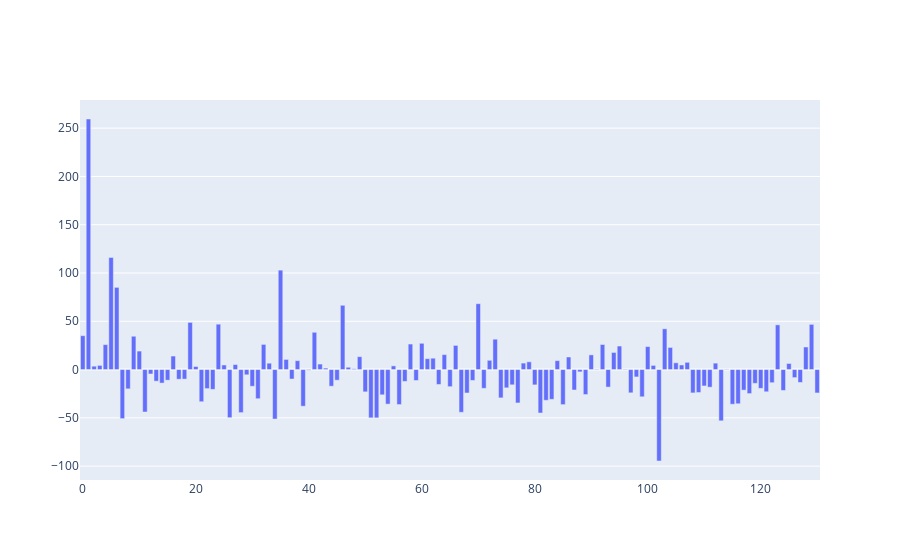

Notebook code for this chart:
### Code cell
import streamlit as st
import gspread as gs 
import pandas as pd
import plotly.graph_objects as go


gc = gs.service_account_from_dict(st.secrets['gcp_service_account'])
ss = gc.open_by_key(st.secrets['trading'].spreadsheet_key)
trades = pd.DataFrame(ss.worksheet('Trades').get_values('A:AD'))
trades = pd.DataFrame(trades.values[1:], columns=trades.iloc[0])
trades = trades.astype({'Date': 'datetime64[ns]', 'Gain': 'float64'}).sort_values('Date')
fig = go.Figure(go.Bar(x=trades.index.to_list(), y=trades['Gain'].to_list()))
fig.show()

trades[['Date', 'Gain']]

### Figure 1 — Plotly figure (JSON) as saved in the notebook; plotly's stock layout.template omitted (floating-point values rounded to 4 significant figures; data arrays with more than 128 entries replaced by an {"elided": "..."} marker saying what was removed)
{"data": [{"type": "bar", "x": {"elided": "131 int values"}, "y": {"elided": "131 float values"}}], "layout": {}}
